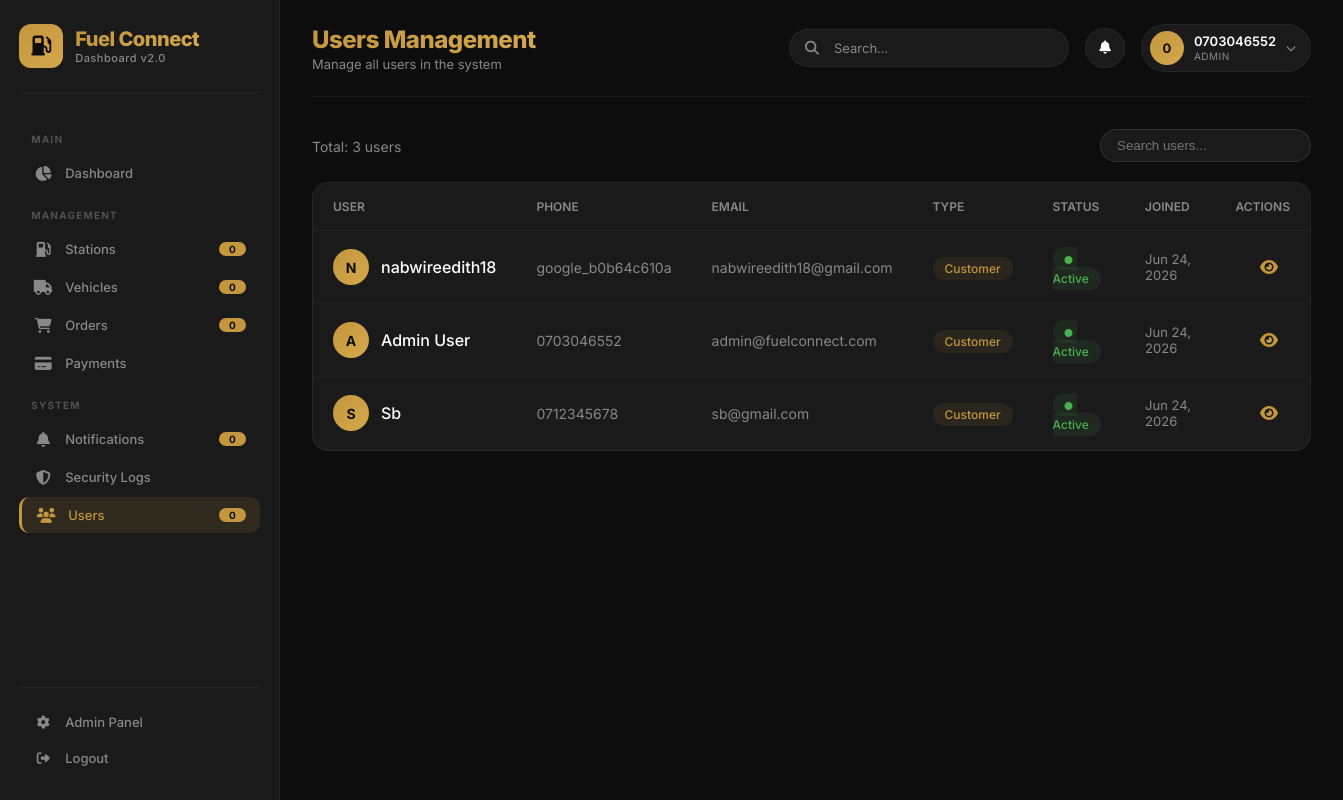
The app's page /dashboard/users/ (signed in) with its own data.
### api/models.py (models this page shows, shortened)
class User(AbstractUser):
    username = None
    phone_number = models.CharField(max_length=20, unique=True)
    email = models.EmailField(unique=True)
    full_name = models.CharField(max_length=255)
    user_type = models.CharField(max_length=20, choices=[
        ('customer', 'Customer'),
        ('driver', 'Driver'),
        ('station_owner', 'Station Owner'),
        ('admin', 'Admin')
    ], default='customer')
    location = models.CharField(max_length=255, blank=True, null=True)
    referral_code = models.CharField(max_length=50, blank=True, null=True)
    is_verified = models.BooleanField(default=False)
    is_active = models.BooleanField(default=True)
    created_at = models.DateTimeField(auto_now_add=True)
    updated_at = models.DateTimeField(auto_now=True)
    last_activity = models.DateTimeField(default=timezone.now)
    vehicle_type = models.CharField(max_length=100, blank=True, null=True)
    vehicle_number = models.CharField(max_length=50, blank=True, null=True)
    license_number = models.CharField(max_length=100, blank=True, null=True)
    failed_login_attempts = models.IntegerField(default=0)
    locked_until = models.DateTimeField(null=True, blank=True)
    USERNAME_FIELD = 'phone_number'
    REQUIRED_FIELDS = ['email', 'full_name']
    objects = CustomUserManager()

### api/dashboard_views.py (the view)
# urls.py: path('users/', dashboard_views.user_list, name='user_list'),
@login_required(login_url='dashboard_login')
def user_list(request):
    users = User.objects.all().order_by('-date_joined')
    context = {'users': users, 'user': request.user}
    return render(request, 'dashboard/users/list.html', context)

### templates/dashboard/users/list.html (shortened to what this page needs)
{% extends 'dashboard/base.html' %}
{% load static %}
{% block page_title %}Users Management{% endblock %}
{% block page_subtitle %}Manage all users in the system{% endblock %}
{% block content %}
<div style="display: flex; justify-content: space-between; align-items: center; margin-bottom: 20px;">
    <div>
        <span style="color: #888; font-size: 14px;">Total: {{ users|length }} users</span>
    </div>
    <div style="display: flex; gap: 12px;">
        <input type="text" id="searchUsers" placeholder="Search users..." style="padding: 8px 16px; border-radius: 20px; border: 1px solid rgba(255,255,255,0.1); background: var(--dark); color: var(--white);">
    </div>
</div>
<div style="background: var(--dark); border-radius: var(--radius); overflow: hidden; border: 1px solid rgba(255,255,255,0.05);">
    <table style="width: 100%; border-collapse: collapse;">
        <thead>
            <tr style="border-bottom: 1px solid rgba(255,255,255,0.05);">
                <th style="padding: 16px 20px; text-align: left; color: #888; font-size: 12px; font-weight: 600; text-transform: uppercase;">User</th>
                <th style="padding: 16px 20px; text-align: left; color: #888; font-size: 12px; font-weight: 600; text-transform: uppercase;">Phone</th>
                <th style="padding: 16px 20px; text-align: left; color: #888; font-size: 12px; font-weight: 600; text-transform: uppercase;">Email</th>
                <th style="padding: 16px 20px; text-align: left; color: #888; font-size: 12px; font-weight: 600; text-transform: uppercase;">Type</th>
                <th style="padding: 16px 20px; text-align: left; color: #888; font-size: 12px; font-weight: 600; text-transform: uppercase;">Status</th>
                <th style="padding: 16px 20px; text-align: left; color: #888; font-size: 12px; font-weight: 600; text-transform: uppercase;">Joined</th>
                <th style="padding: 16px 20px; text-align: right; color: #888; font-size: 12px; font-weight: 600; text-transform: uppercase;">Actions</th>
            </tr>
        </thead>
        <tbody>
            {% for user_obj in users %}
            <tr style="border-bottom: 1px solid rgba(255,255,255,0.03);">
                <td style="padding: 16px 20px;">
                    <div style="display: flex; align-items: center; gap: 12px;">
                        <div style="width: 36px; height: 36px; border-radius: 50%; background: linear-gradient(135deg, #C4963D, #D4A84D); display: flex; align-items: center; justify-content: center; font-weight: 700; color: #0D0D0D; font-size: 14px;">
                            {{ user_obj.full_name|first|upper }}
                        </div>
                        <span style="color: var(--white); font-weight: 500;">{{ user_obj.full_name }}</span>
                    </div>
                </td>
                <td style="padding: 16px 20px; color: #888; font-size: 14px;">{{ user_obj.phone_number }}</td>
                <td style="padding: 16px 20px; color: #888; font-size: 14px;">{{ user_obj.email }}</td>
                <td style="padding: 16px 20px;">
                    <span style="padding: 4px 12px; border-radius: 20px; background: rgba(196,150,61,0.1); color: #C4963D; font-size: 12px; font-weight: 500;">
                        {{ user_obj.get_user_type_display }}
                    </span>
                </td>
                <td style="padding: 16px 20px;">
                    {% if user_obj.is_active %}
                    <span style="padding: 4px 12px; border-radius: 20px; background: rgba(76,175,80,0.1); color: #4CAF50; font-size: 12px; font-weight: 500;">
                        <i class="fas fa-circle" style="font-size: 8px; margin-right: 4px;"></i> Active
                    </span>
                    {% else %}
                    <span style="padding: 4px 12px; border-radius: 20px; background: rgba(255,68,68,0.1); color: #FF4444; font-size: 12px; font-weight: 500;">
                        <i class="fas fa-circle" style="font-size: 8px; margin-right: 4px;"></i> Inactive
                    </span>
                    {% endif %}
                </td>
                <td style="padding: 16px 20px; color: #888; font-size: 13px;">{{ user_obj.date_joined|date:"M d, Y" }}</td>
                <td style="padding: 16px 20px; text-align: right;">
                    <a href="{% url 'user_detail' user_obj.id %}" style="color: #C4963D; text-decoration: none; margin-right: 12px;">
                        <i class="fas fa-eye"></i>
                    </a>
                </td>
            </tr>
            {% endfor %}
        </tbody>
    </table>
</div>
{% endblock %}

### templates/dashboard/base.html (shortened to what this page needs)
<!DOCTYPE html>
<html lang="en">
<head>
    <link rel="stylesheet" href="https://cdnjs.cloudflare.com/ajax/libs/font-awesome/6.5.1/css/all.min.css">
</head>
<body>
    <nav class="sidebar" id="sidebar">
        <div class="sidebar-brand">
            <div class="brand-icon"><i class="fas fa-gas-pump"></i></div>
            <div>
                <h2>Fuel Connect</h2>
                <span>Dashboard v2.0</span>
            </div>
        </div>
        <ul class="sidebar-menu">
            <li class="menu-label">Main</li>
            <li><a href="{% url 'dashboard_index' %}" class="{% if request.resolver_match.url_name == 'dashboard_index' %}active{% endif %}">
                <i class="fas fa-chart-pie"></i> Dashboard
            </a></li>
            <li class="menu-label">Management</li>
            <li><a href="{% url 'station_list' %}" class="{% if 'station' in request.path %}active{% endif %}">
                <i class="fas fa-gas-pump"></i> Stations
                <span class="badge">{{ station_count|default:0 }}</span>
            </a></li>
            <li><a href="{% url 'vehicle_list' %}" class="{% if 'vehicle' in request.path %}active{% endif %}">
                <i class="fas fa-truck"></i> Vehicles
                <span class="badge">{{ total_vehicles|default:0 }}</span>
            </a></li>
            <li><a href="{% url 'order_list' %}" class="{% if 'order' in request.path %}active{% endif %}">
                <i class="fas fa-shopping-cart"></i> Orders
                <span class="badge">{{ pending_orders|default:0 }}</span>
            </a></li>
            <li><a href="{% url 'payment_list' %}" class="{% if 'payment' in request.path %}active{% endif %}">
                <i class="fas fa-credit-card"></i> Payments
            </a></li>
            <li class="menu-label">System</li>
            <li><a href="{% url 'notification_list' %}" class="{% if 'notification' in request.path %}active{% endif %}">
                <i class="fas fa-bell"></i> Notifications
                <span class="badge">{{ unread_notifications|default:0 }}</span>
            </a></li>
            <li><a href="{% url 'security_logs' %}" class="{% if 'security' in request.path %}active{% endif %}">
                <i class="fas fa-shield-alt"></i> Security Logs
            </a></li>
            <li><a href="{% url 'user_list' %}" class="{% if 'user' in request.path %}active{% endif %}">
                <i class="fas fa-users"></i> Users
                <span class="badge">{{ total_users|default:0 }}</span>
            </a></li>
        </ul>
        <div class="sidebar-footer">
            <a href="/admin/">
                <i class="fas fa-cog"></i> Admin Panel
            </a>
            <a href="{% url 'dashboard_logout' %}">
                <i class="fas fa-sign-out-alt"></i> Logout
            </a>
        </div>
    </nav>
    <div class="main-content">
        <div class="top-bar">
            <div class="top-bar-left">
                <div>
                    <h1>{% block page_title %}Dashboard{% endblock %}</h1>
                    <p>{% block page_subtitle %}Real-time tracking of Fuel Connect activities{% endblock %}</p>
                </div>
            </div>
            <div class="top-bar-right">
                <div class="search-box">
                    <i class="fas fa-search"></i>
                    <input type="text" placeholder="Search...">
                </div>
                <button class="icon-btn" onclick="window.location.href='{% url 'notification_list' %}'">
                    <i class="fas fa-bell"></i>
                </button>
                <div class="user-profile">
                    <div class="avatar">{{ user.get_full_name|default:user.phone_number|first|upper }}</div>
                    <div class="user-info">
                        <div class="name">{{ user.get_full_name|default:user.phone_number }}</div>
                        <div class="role">{{ user.is_superuser|yesno:"Admin,Staff" }}</div>
                    </div>
                    <i class="fas fa-chevron-down" style="color: var(--gray); font-size: 10px;"></i>
                </div>
            </div>
        </div>
        {% block content %}
        {% endblock %}
    </div>
</body>
</html>

### records on screen
User: get_full_name|first "0", get_full_name "0703046552", is_superuser "ADMIN", full_name|first "A", full_name "Admin User", phone_number "0703046552", email "admin@fuelconnect.com", user_type "Customer", is_active True (drawn), date_joined "Jun 24, 2026"
User: full_name|first "N", full_name "nabwireedith18", phone_number "google_b0b64c610a", email "nabwireedith18@gmail.com", user_type "Customer", is_active True (drawn), date_joined "Jun 24, 2026"
User: full_name|first "S", full_name "Sb", phone_number "0712345678", email "sb@gmail.com", user_type "Customer", is_active True (drawn), date_joined "Jun 24, 2026"

### other values on screen
{{ station_count|default:0 }} "0"
{{ total_vehicles|default:0 }} "0"
{{ pending_orders|default:0 }} "0"
{{ unread_notifications|default:0 }} "0"
{{ total_users|default:0 }} "0"
{{ users|length }} "3"
